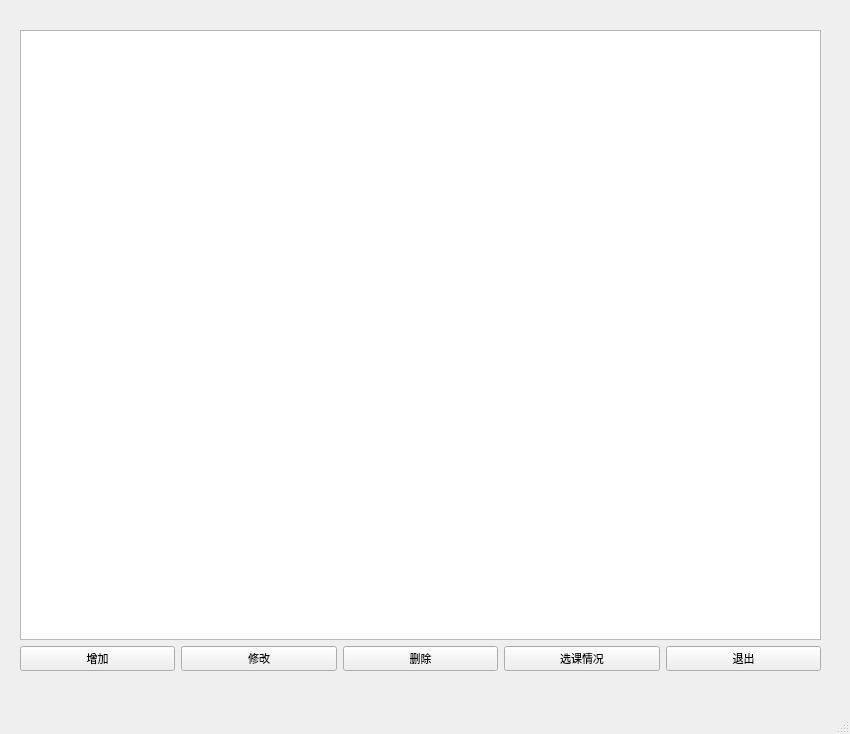
<?xml version="1.0" encoding="UTF-8"?>
<ui version="4.0">
 <class>MainWindow</class>
 <widget class="QMainWindow" name="MainWindow">
  <property name="geometry">
   <rect>
    <x>0</x>
    <y>0</y>
    <width>850</width>
    <height>734</height>
   </rect>
  </property>
  <property name="windowTitle">
   <string>课程信息维护</string>
  </property>
  <widget class="QWidget" name="centralwidget">
   <property name="font">
    <font>
     <family>苹方 粗体</family>
     <pointsize>8</pointsize>
    </font>
   </property>
   <widget class="QWidget" name="verticalLayoutWidget">
    <property name="geometry">
     <rect>
      <x>20</x>
      <y>30</y>
      <width>801</width>
      <height>641</height>
     </rect>
    </property>
    <layout class="QVBoxLayout" name="verticalLayout">
     <item>
      <widget class="QTableWidget" name="tableWidget_classinfo"/>
     </item>
     <item>
      <layout class="QHBoxLayout" name="horizontalLayout">
       <item>
        <widget class="QPushButton" name="btn_insert">
         <property name="text">
          <string>增加</string>
         </property>
        </widget>
       </item>
       <item>
        <widget class="QPushButton" name="btn_alter">
         <property name="text">
          <string>修改</string>
         </property>
        </widget>
       </item>
       <item>
        <widget class="QPushButton" name="btn_delete">
         <property name="text">
          <string>删除</string>
         </property>
        </widget>
       </item>
       <item>
        <widget class="QPushButton" name="btn_classinfo">
         <property name="text">
          <string>选课情况</string>
         </property>
        </widget>
       </item>
       <item>
        <widget class="QPushButton" name="btn_close">
         <property name="text">
          <string>退出</string>
         </property>
        </widget>
       </item>
      </layout>
     </item>
    </layout>
   </widget>
  </widget>
  <widget class="QMenuBar" name="menubar">
   <property name="geometry">
    <rect>
     <x>0</x>
     <y>0</y>
     <width>850</width>
     <height>27</height>
    </rect>
   </property>
  </widget>
  <widget class="QStatusBar" name="statusbar"/>
 </widget>
 <resources/>
 <connections/>
</ui>
